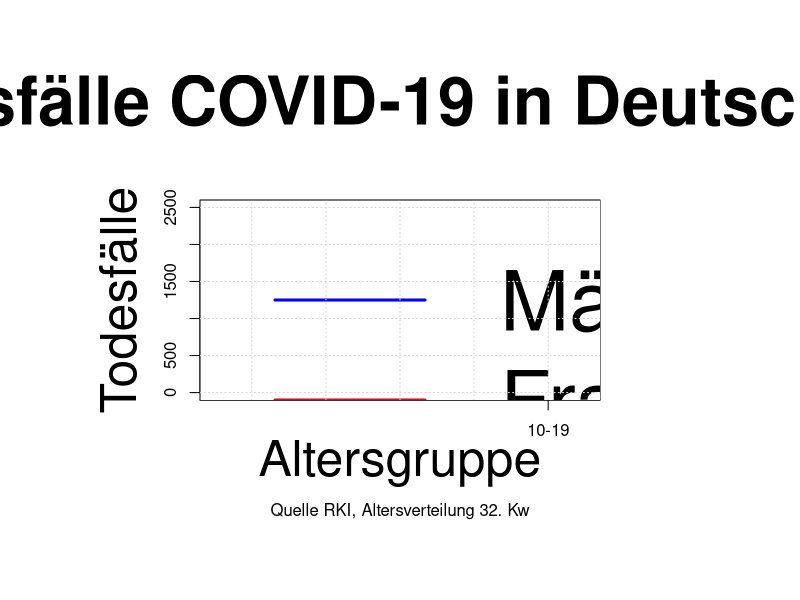

This chart was generated by the following R code:
#!/usr/bin/env Rscript

library(data.table)

CFR <- read.csv("../data/DE_CFR.csv")

print (CFR)
png("DE_fatality.png", width = 1920, height = 1080)

par(mar=c(10,10,10,10))

plot( CFR$Age
    , CFR$Male
    , type = "b"
    , col = "blue"
    , lwd = 3
    , xlab = "Altersgruppe"
    , ylab = "Todesfälle"
    , xaxt = "n"
    , ylim = c(0,2500)
    , main="Todesfälle COVID-19 in Deutschland"
    , cex.main = 4
    , cex.lab = 3
    )


lines( CFR$Age
      , CFR$Female
      , type="b"
      , col = "red"
      , lwd = 3
      , ylim=c(0,2500)
      
)

axis( side=1
     , at = seq(0,100,10)
     , labels = c("0-9","10-19","20-29","30-39","40-49","50-59","60-69","70-79","80-89","90-99","100+")
     , cex = 2
)

title(sub="Quelle RKI, Altersverteilung 32. Kw",line = 5)

legend( "topleft"
        , legend = c("Männer","Frauen")
        , col = c("blue","red")
        , lty = 1
        , lwd = 3
        , cex = 5
        )

grid()
dev.off()
